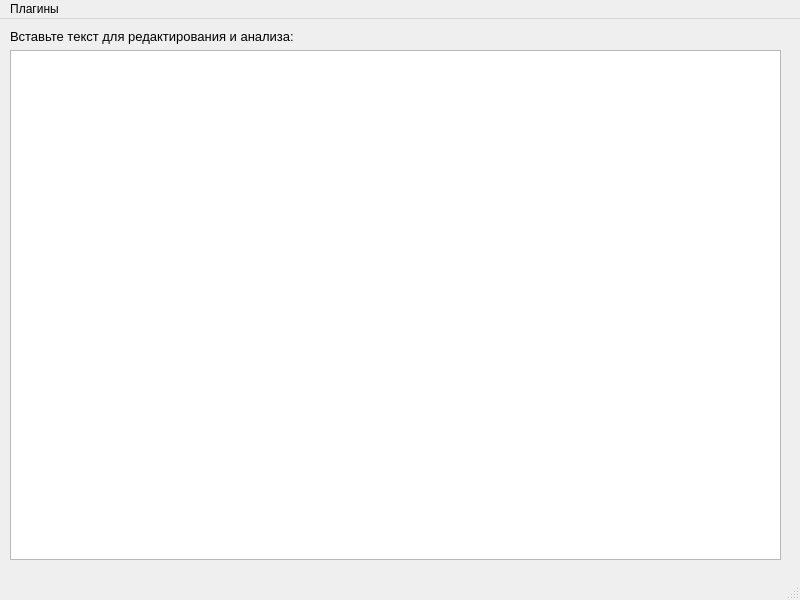
<?xml version="1.0" encoding="UTF-8"?>
<ui version="4.0">
 <class>MainWindow</class>
 <widget class="QMainWindow" name="MainWindow">
  <property name="geometry">
   <rect>
    <x>0</x>
    <y>0</y>
    <width>800</width>
    <height>600</height>
   </rect>
  </property>
  <property name="minimumSize">
   <size>
    <width>800</width>
    <height>600</height>
   </size>
  </property>
  <property name="maximumSize">
   <size>
    <width>800</width>
    <height>600</height>
   </size>
  </property>
  <property name="windowTitle">
   <string>Модель</string>
  </property>
  <property name="autoFillBackground">
   <bool>false</bool>
  </property>
  <widget class="QWidget" name="centralwidget">
   <widget class="QWidget" name="verticalLayoutWidget">
    <property name="geometry">
     <rect>
      <x>10</x>
      <y>10</y>
      <width>771</width>
      <height>531</height>
     </rect>
    </property>
    <layout class="QVBoxLayout" name="verticalLayout">
     <item>
      <widget class="QLabel" name="label">
       <property name="font">
        <font>
         <pointsize>10</pointsize>
        </font>
       </property>
       <property name="text">
        <string>Вставьте текст для редактирования и анализа:</string>
       </property>
      </widget>
     </item>
     <item>
      <widget class="QTextEdit" name="textEdit">
       <property name="html">
        <string>&lt;!DOCTYPE HTML PUBLIC &quot;-//W3C//DTD HTML 4.0//EN&quot; &quot;http://www.w3.org/TR/REC-html40/strict.dtd&quot;&gt;
&lt;html&gt;&lt;head&gt;&lt;meta name=&quot;qrichtext&quot; content=&quot;1&quot; /&gt;&lt;style type=&quot;text/css&quot;&gt;
p, li { white-space: pre-wrap; }
&lt;/style&gt;&lt;/head&gt;&lt;body style=&quot; font-family:'MS Shell Dlg 2'; font-size:8.25pt; font-weight:400; font-style:normal;&quot;&gt;
&lt;p style=&quot;-qt-paragraph-type:empty; margin-top:0px; margin-bottom:0px; margin-left:0px; margin-right:0px; -qt-block-indent:0; text-indent:0px; font-family:'MS Shell Dlg 2'; font-size:8pt;&quot;&gt;&lt;br /&gt;&lt;/p&gt;&lt;/body&gt;&lt;/html&gt;</string>
       </property>
      </widget>
     </item>
     <item>
      <layout class="QHBoxLayout" name="horizontalLayout"/>
     </item>
    </layout>
   </widget>
  </widget>
  <widget class="QMenuBar" name="menubar">
   <property name="geometry">
    <rect>
     <x>0</x>
     <y>0</y>
     <width>800</width>
     <height>21</height>
    </rect>
   </property>
   <widget class="QMenu" name="menu">
    <property name="title">
     <string>Плагины</string>
    </property>
    <addaction name="actionPluginSettings"/>
    <addaction name="actionPluginInfo"/>
    <addaction name="separator"/>
   </widget>
   <addaction name="menu"/>
  </widget>
  <widget class="QStatusBar" name="statusbar"/>
  <action name="actionPluginSettings">
   <property name="text">
    <string>Нахождение загруженных предложений</string>
   </property>
  </action>
  <action name="actionPluginInfo">
   <property name="text">
    <string>Справка по плагину</string>
   </property>
  </action>
 </widget>
 <resources/>
 <connections/>
</ui>
